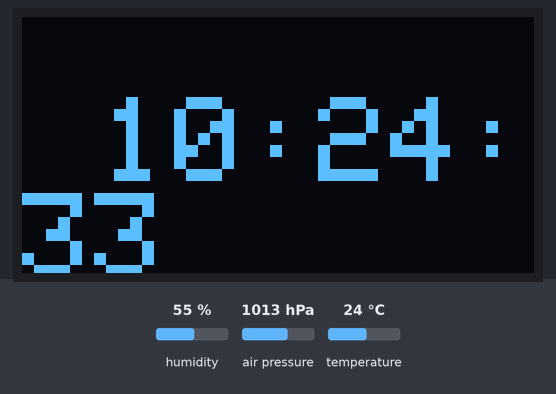
A sketch run on a simulated ESP8266 (NodeMCU). On the bench: 128×64 one-colour display. The inputs (shaded band) are chosen by the test bench; at power-on: humidity 55 %, air pressure 1013 hPa, temperature 24 °C. The OLED is the two-colour kind (top 16 rows yellow); WiFi joins after 1.5 s; servers stay silent unless stated; network time is answered at once with the bench clock; the local clock reads 2024-03-15 10:24:30 at power-on unless the sketch sets it; what the sketch prints to the serial monitor is not drawn.

Above: at 3.3 s.
At 13.3 s:
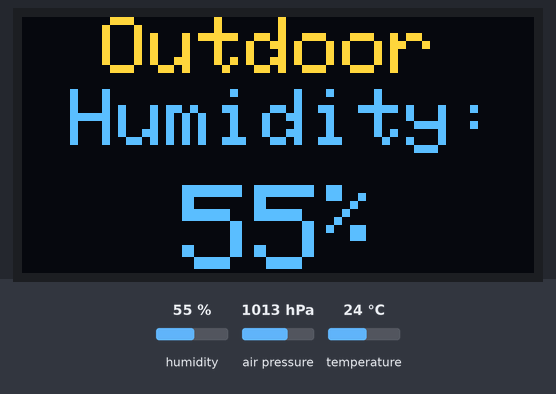
At 23.4 s:
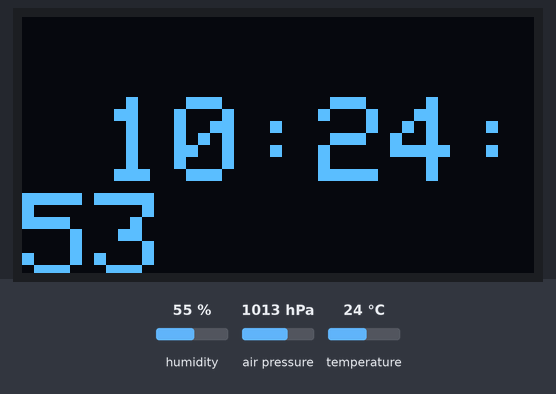
At 28.4 s:
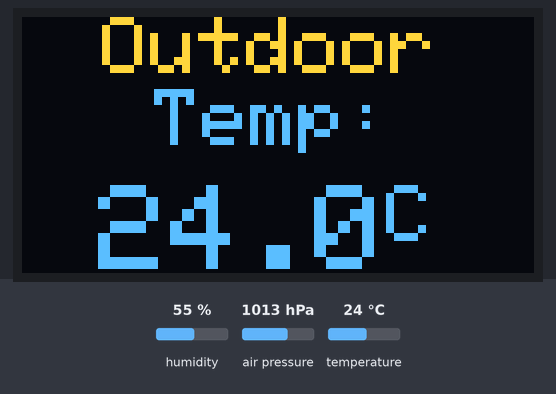
At 38.4 s:
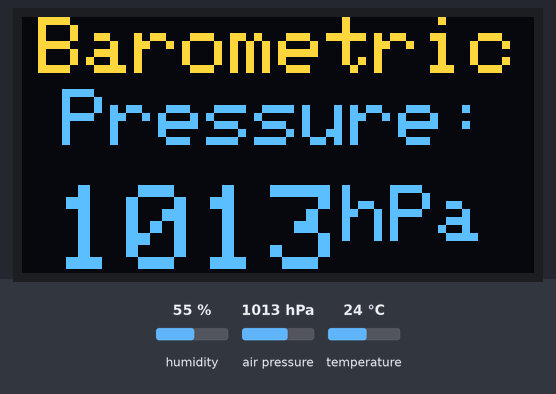

Measured:
- what the display in image 0 shows lasts 5.0 s, from 3.2 s to 8.2 s

The sketch:

ESP_BMP.ino
```cpp
#include <Wire.h>
#include <SPI.h>
#include <Adafruit_Sensor.h>
#include <Adafruit_BME280.h>
#include <ESP8266WiFi.h>
#include <Adafruit_GFX.h>
#include <Adafruit_SSD1306.h>
#include <NTPClient.h>
#include <WiFiUdp.h>
#include <ESP8266HTTPClient.h>

#define SEALEVELPRESSURE_HPA (1013.25)
#define SCREEN_WIDTH 128
#define SCREEN_HEIGHT 64

const char* ssid = "BT-KCCP8G";
const char* password = "Banana12";

const long utcOffsetInSeconds = 3600;
char daysOfTheWeek[7][12] = {"Sunday", "Monday", "Tuesday", "Wednesday", "Thursday", "Friday", "Saturday"};
WiFiUDP ntpUDP;
NTPClient timeClient(ntpUDP, "pool.ntp.org", utcOffsetInSeconds);

Adafruit_BME280 bme;
Adafruit_SSD1306 oled(SCREEN_WIDTH, SCREEN_HEIGHT, &Wire, -1);

float temperature;
float humidity;
float humidityRaw;
float pressure;
float pressureRaw;

void setup()
{
  Serial.begin(9600);
  delay(10);

  // Sensor Connectivity Check
  if (!bme.begin(0x76))
  {
    Serial.println("Cannot find BMP280");
    printSensorError();
    while (true);
  }

  if (!oled.begin(SSD1306_SWITCHCAPVCC, 0x3C))
  {
    Serial.println(F("Cannot find SSD1306"));
    printSensorError();
    while (true);
  }

  // Start time client
  timeClient.begin();

  //oled.clearDisplay();
  //oled.setTextSize(2);
  //oled.setTextColor(WHITE);
  //oled.setCursor(0,10);
  //oled.println("Connecting");
  //oled.setCursor(0,30);
  //oled.println("to WiFi...");
  //oled.display();

  // Start wifi client
  WiFi.begin(ssid, password);
  Serial.print("Connecting to ");
  Serial.print(ssid); Serial.println(" ...");

  while (WiFi.status() != WL_CONNECTED)
  {
    Serial.print('.'); Serial.print(' ');
    printWifiConnect();
  }

  Serial.println('\n');
  Serial.println("Success!");
  Serial.print("NodeMCU IP address:\t");
  Serial.println(WiFi.localIP());

}

void loop()
{
  if (WiFi.status() != WL_CONNECTED)
  {
    wifiReconnect();
  }
  else
  {
    readBME();

    serialBME();

    printTime();
    delay(5000);
    printTemperature();
    delay(5000);
    printHumidity();
    delay(5000);
    printPressure();
    delay(5000);
    printTime();
    delay(5000);
    printTemperature();
    delay(5000);
    printHumidity();
    delay(5000);
    printPressure();
    delay(5000);

    http();
  }

}


void wifiReconnect()
{
  WiFi.disconnect();
  WiFi.begin(ssid, password);
  Serial.print("Reconnecting to ");
  Serial.print(ssid); Serial.println(" ...");

  int i = 0;
  while (WiFi.status() != WL_CONNECTED)
  {
    delay(1000);
    Serial.print(++i); Serial.print(' ');
  }

  Serial.println('\n');
  Serial.println("Success!");
}

void http()
{
  String posting;
  String apiKey = "jpETCif5i45C5aDjBGiH";
  HTTPClient http;

  posting = "apiKey=" + apiKey + "&outdoorTemp=" + String(temperature) + "&outdoorHumid=" + String(humidity) + "&outdoorPress=" + String(pressure) ;

  http.begin("http://weathr.jamielarkin.co.uk/services/post_data.php");

  http.addHeader("Content-Type", "application/x-www-form-urlencoded");

  int response = http.POST(posting);
  String payload = http.getString();

  Serial.println(posting);
  Serial.println(response);
  Serial.println(payload);

  http.end();
}

void readBME()
{
  temperature = bme.readTemperature();
  humidityRaw = bme.readHumidity();
  pressureRaw = (bme.readPressure() / 100.0F);

  humidity = round(humidityRaw);
  pressure = round(pressureRaw);
}

void serialBME()
{
  timeClient.update();
  Serial.println('\n');

  Serial.print(daysOfTheWeek[timeClient.getDay()]);
  Serial.print(" - ");
  Serial.println(timeClient.getFormattedTime());

  Serial.print("Temperature: ");
  Serial.print(temperature);
  Serial.println("*C");

  Serial.print("Humidity: ");
  Serial.print(humidity);
  Serial.println("%");

  Serial.print("Pressure: ");
  Serial.print(pressure);
  Serial.println("hPa");
}

void printSensorError()
{
  oled.clearDisplay();
  oled.setTextSize(2);
  oled.setTextColor(WHITE);
  oled.setCursor(0, 10);
  oled.println("ERROR!");
  oled.setCursor(0, 30);
  oled.println("Sensor");
  oled.setCursor(0, 50);
  oled.println("Failure");
  oled.display();
}

void printWifiConnect()
{
  oled.clearDisplay();
  oled.setTextSize(2);
  oled.setTextColor(WHITE);
  oled.setCursor(0, 10);
  oled.println("Connecting");
  oled.setCursor(0, 30);
  oled.println("to WiFi.");
  oled.display();

  delay(1000);

  oled.clearDisplay();
  oled.setTextSize(2);
  oled.setTextColor(WHITE);
  oled.setCursor(0, 10);
  oled.println("Connecting");
  oled.setCursor(0, 30);
  oled.println("to WiFi..");
  oled.display();

  delay(1000);

  oled.clearDisplay();
  oled.setTextSize(2);
  oled.setTextColor(WHITE);
  oled.setCursor(0, 10);
  oled.println("Connecting");
  oled.setCursor(0, 30);
  oled.println("to WiFi...");
  oled.display();
  delay(1000);
}

void printTemperature()
{
  oled.clearDisplay();
  oled.setTextSize(2);
  oled.setTextColor(WHITE);
  oled.setCursor(20, 0);
  oled.println("Outdoor");
  oled.setCursor(33, 18);
  oled.println("Temp:");
  oled.setTextSize(3);
  oled.setCursor(19, 42);
  oled.print(temperature, 1);
  oled.setTextSize(2);
  oled.print("C");
  oled.display();
}

void printHumidity()
{
  oled.clearDisplay();
  oled.setTextSize(2);
  oled.setTextColor(WHITE);
  oled.setCursor(20, 0);
  oled.println("Outdoor");
  oled.setCursor(12, 18);
  oled.println("Humidity:");
  oled.setTextSize(3);
  oled.setCursor(40, 42);
  oled.print(humidity, 0);
  oled.setTextSize(2);
  oled.print("%");
  oled.display();
}

void printPressure()
{
  oled.clearDisplay();
  oled.setTextSize(2);
  oled.setTextColor(WHITE);
  oled.setCursor(4, 0);
  oled.println("Barometric");
  oled.setCursor(10, 18);
  oled.println("Pressure:");
  oled.setTextSize(3);
  oled.setCursor(8, 42);
  oled.print(pressure, 0);
  oled.setTextSize(2);
  oled.print("hPa");
  oled.display();
}

void printTime()
{
  oled.clearDisplay();
  oled.setTextSize(3);
  oled.setTextColor(WHITE);
  oled.setCursor(20, 20);
  oled.print(timeClient.getFormattedTime());
  oled.display();
}
```
